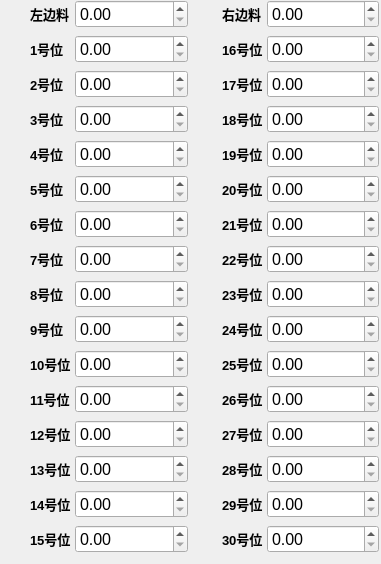
   <widget class="QWidget" name="layoutWidget">
    <property name="geometry">
     <rect>
      <x>40</x>
      <y>110</y>
      <width>381</width>
      <height>481</height>
     </rect>
    </property>
    <layout class="QGridLayout" name="gridLayout">
     <property name="leftMargin">
      <number>0</number>
     </property>
     <property name="topMargin">
      <number>0</number>
     </property>
     <property name="rightMargin">
      <number>2</number>
     </property>
     <property name="horizontalSpacing">
      <number>4</number>
     </property>
     <property name="verticalSpacing">
      <number>7</number>
     </property>
     <item row="12" column="4" colspan="2">
      <widget class="QDoubleSpinBox" name="doubleSpinBox_17">
       <property name="font">
        <font>
         <pointsize>12</pointsize>
        </font>
       </property>
      </widget>
     </item>
     <item row="0" column="1" colspan="2">
      <widget class="QDoubleSpinBox" name="doubleSpinBox_16">
       <property name="font">
        <font>
         <pointsize>12</pointsize>
        </font>
       </property>
      </widget>
     </item>
     <item row="7" column="0">
      <widget class="QLabel" name="label_15">
       <property name="font">
        <font>
         <pointsize>10</pointsize>
         <weight>75</weight>
         <bold>true</bold>
        </font>
       </property>
       <property name="text">
        <string>&lt;html&gt;&lt;head/&gt;&lt;body&gt;&lt;p&gt;&lt;span style=&quot; font-size:10pt;&quot;&gt;7号位&lt;/span&gt;&lt;/p&gt;&lt;/body&gt;&lt;/html&gt;</string>
       </property>
       <property name="indent">
        <number>30</number>
       </property>
      </widget>
     </item>
     <item row="5" column="4" colspan="2">
      <widget class="QDoubleSpinBox" name="doubleSpinBox_26">
       <property name="font">
        <font>
         <pointsize>12</pointsize>
        </font>
       </property>
      </widget>
     </item>
     <item row="1" column="3">
      <widget class="QLabel" name="label_10">
       <property name="font">
        <font>
         <pointsize>10</pointsize>
         <weight>75</weight>
         <bold>true</bold>
        </font>
       </property>
       <property name="text">
        <string>&lt;html&gt;&lt;head/&gt;&lt;body&gt;&lt;p&gt;&lt;span style=&quot; font-size:10pt;&quot;&gt;16号位&lt;/span&gt;&lt;/p&gt;&lt;/body&gt;&lt;/html&gt;</string>
       </property>
       <property name="indent">
        <number>30</number>
       </property>
      </widget>
     </item>
     <item row="5" column="1" colspan="2">
      <widget class="QDoubleSpinBox" name="doubleSpinBox_5">
       <property name="font">
        <font>
         <pointsize>12</pointsize>
        </font>
       </property>
      </widget>
     </item>
     <item row="10" column="3">
      <widget class="QLabel" name="label_26">
       <property name="font">
        <font>
         <pointsize>10</pointsize>
         <weight>75</weight>
         <bold>true</bold>
        </font>
       </property>
       <property name="text">
        <string>&lt;html&gt;&lt;head/&gt;&lt;body&gt;&lt;p&gt;&lt;span style=&quot; font-size:10pt;&quot;&gt;25号位&lt;/span&gt;&lt;/p&gt;&lt;/body&gt;&lt;/html&gt;</string>
       </property>
       <property name="indent">
        <number>30</number>
       </property>
      </widget>
     </item>
     <item row="4" column="4" colspan="2">
      <widget class="QDoubleSpinBox" name="doubleSpinBox_21">
       <property name="font">
        <font>
         <pointsize>12</pointsize>
        </font>
       </property>
      </widget>
     </item>
     <item row="11" column="3">
      <widget class="QLabel" name="label_23">
       <property name="font">
        <font>
         <pointsize>10</pointsize>
         <weight>75</weight>
         <bold>true</bold>
        </font>
       </property>
       <property name="text">
        <string>&lt;html&gt;&lt;head/&gt;&lt;body&gt;&lt;p&gt;&lt;span style=&quot; font-size:10pt;&quot;&gt;26号位&lt;/span&gt;&lt;/p&gt;&lt;/body&gt;&lt;/html&gt;</string>
       </property>
       <property name="indent">
        <number>30</number>
       </property>
      </widget>
     </item>
     <item row="2" column="0">
      <widget class="QLabel" name="label_4">
       <property name="font">
        <font>
         <pointsize>10</pointsize>
         <weight>75</weight>
         <bold>true</bold>
        </font>
       </property>
       <property name="text">
        <string>&lt;html&gt;&lt;head/&gt;&lt;body&gt;&lt;p&gt;&lt;span style=&quot; font-size:10pt;&quot;&gt;2号位&lt;/span&gt;&lt;/p&gt;&lt;/body&gt;&lt;/html&gt;</string>
       </property>
       <property name="indent">
        <number>30</number>
       </property>
      </widget>
     </item>
     <item row="8" column="3">
      <widget class="QLabel" name="label_17">
       <property name="font">
        <font>
         <pointsize>10</pointsize>
         <weight>75</weight>
         <bold>true</bold>
        </font>
       </property>
       <property name="text">
        <string>&lt;html&gt;&lt;head/&gt;&lt;body&gt;&lt;p&gt;&lt;span style=&quot; font-size:10pt;&quot;&gt;23号位&lt;/span&gt;&lt;/p&gt;&lt;/body&gt;&lt;/html&gt;</string>
       </property>
       <property name="indent">
        <number>30</number>
       </property>
      </widget>
     </item>
     <item row="5" column="3">
      <widget class="QLabel" name="label_30">
       <property name="font">
        <font>
         <pointsize>10</pointsize>
         <weight>75</weight>
         <bold>true</bold>
        </font>
       </property>
       <property name="text">
        <string>&lt;html&gt;&lt;head/&gt;&lt;body&gt;&lt;p&gt;&lt;span style=&quot; font-size:10pt;&quot;&gt;20号位&lt;/span&gt;&lt;/p&gt;&lt;/body&gt;&lt;/html&gt;</string>
       </property>
       <property name="indent">
        <number>30</number>
       </property>
      </widget>
     </item>
     <item row="6" column="3">
      <widget class="QLabel" name="label_14">
       <property name="font">
        <font>
         <pointsize>10</pointsize>
         <weight>75</weight>
         <bold>true</bold>
        </font>
       </property>
       <property name="text">
        <string>&lt;html&gt;&lt;head/&gt;&lt;body&gt;&lt;p&gt;&lt;span style=&quot; font-size:10pt;&quot;&gt;21号位&lt;/span&gt;&lt;/p&gt;&lt;/body&gt;&lt;/html&gt;</string>
       </property>
       <property name="indent">
        <number>30</number>
       </property>
      </widget>
     </item>
     <item row="13" column="3">
      <widget class="QLabel" name="label_33">
       <property name="font">
        <font>
         <pointsize>10</pointsize>
         <weight>75</weight>
         <bold>true</bold>
        </font>
       </property>
       <property name="text">
        <string>&lt;html&gt;&lt;head/&gt;&lt;body&gt;&lt;p&gt;&lt;span style=&quot; font-size:10pt;&quot;&gt;28号位&lt;/span&gt;&lt;/p&gt;&lt;/body&gt;&lt;/html&gt;</string>
       </property>
       <property name="indent">
        <number>30</number>
       </property>
      </widget>
     </item>
     <item row="5" column="0">
      <widget class="QLabel" name="label_11">
       <property name="font">
        <font>
         <pointsize>10</pointsize>
         <weight>75</weight>
         <bold>true</bold>
        </font>
       </property>
       <property name="text">
        <string>&lt;html&gt;&lt;head/&gt;&lt;body&gt;&lt;p&gt;&lt;span style=&quot; font-size:10pt;&quot;&gt;5号位&lt;/span&gt;&lt;/p&gt;&lt;/body&gt;&lt;/html&gt;</string>
       </property>
       <property name="indent">
        <number>30</number>
       </property>
      </widget>
     </item>
     <item row="6" column="0">
      <widget class="QLabel" name="label_13">
       <property name="font">
        <font>
         <pointsize>10</pointsize>
         <weight>75</weight>
         <bold>true</bold>
        </font>
       </property>
       <property name="text">
        <string>&lt;html&gt;&lt;head/&gt;&lt;body&gt;&lt;p&gt;&lt;span style=&quot; font-size:10pt;&quot;&gt;6号位&lt;/span&gt;&lt;/p&gt;&lt;/body&gt;&lt;/html&gt;</string>
       </property>
       <property name="indent">
        <number>30</number>
       </property>
      </widget>
     </item>
     <item row="11" column="4" colspan="2">
      <widget class="QDoubleSpinBox" name="doubleSpinBox_18">
       <property name="font">
        <font>
         <pointsize>12</pointsize>
        </font>
       </property>
      </widget>
     </item>
     <item row="6" column="4" colspan="2">
      <widget class="QDoubleSpinBox" name="doubleSpinBox_24">
       <property name="font">
        <font>
         <pointsize>12</pointsize>
        </font>
       </property>
      </widget>
     </item>
     <item row="15" column="4" colspan="2">
      <widget class="QDoubleSpinBox" name="doubleSpinBox_31">
       <property name="font">
        <font>
         <pointsize>12</pointsize>
        </font>
       </property>
      </widget>
     </item>
     <item row="12" column="3">
      <widget class="QLabel" name="label_25">
       <property name="font">
        <font>
         <pointsize>10</pointsize>
         <weight>75</weight>
         <bold>true</bold>
        </font>
       </property>
       <property name="text">
        <string>&lt;html&gt;&lt;head/&gt;&lt;body&gt;&lt;p&gt;&lt;span style=&quot; font-size:10pt;&quot;&gt;27号位&lt;/span&gt;&lt;/p&gt;&lt;/body&gt;&lt;/html&gt;</string>
       </property>
       <property name="indent">
        <number>30</number>
       </property>
      </widget>
     </item>
     <item row="2" column="3">
      <widget class="QLabel" name="label_5">
       <property name="font">
        <font>
         <pointsize>10</pointsize>
         <weight>75</weight>
         <bold>true</bold>
        </font>
       </property>
       <property name="text">
        <string>&lt;html&gt;&lt;head/&gt;&lt;body&gt;&lt;p&gt;&lt;span style=&quot; font-size:10pt;&quot;&gt;17号位&lt;/span&gt;&lt;/p&gt;&lt;/body&gt;&lt;/html&gt;</string>
       </property>
       <property name="indent">
        <number>30</number>
       </property>
      </widget>
     </item>
     <item row="8" column="1" colspan="2">
      <widget class="QDoubleSpinBox" name="doubleSpinBox_8">
       <property name="font">
        <font>
         <pointsize>12</pointsize>
        </font>
       </property>
      </widget>
     </item>
     <item row="10" column="1" colspan="2">
      <widget class="QDoubleSpinBox" name="doubleSpinBox_10">
       <property name="font">
        <font>
         <pointsize>12</pointsize>
        </font>
       </property>
      </widget>
     </item>
     <item row="1" column="0">
      <widget class="QLabel" name="label_2">
       <property name="font">
        <font>
         <pointsize>10</pointsize>
         <weight>75</weight>
         <bold>true</bold>
        </font>
       </property>
       <property name="text">
        <string>&lt;html&gt;&lt;head/&gt;&lt;body&gt;&lt;p&gt;&lt;span style=&quot; font-size:10pt;&quot;&gt;1号位&lt;/span&gt;&lt;/p&gt;&lt;/body&gt;&lt;/html&gt;</string>
       </property>
       <property name="indent">
        <number>30</number>
       </property>
      </widget>
     </item>
     <item row="14" column="0">
      <widget class="QLabel" name="label_28">
       <property name="font">
        <font>
         <pointsize>10</pointsize>
         <weight>75</weight>
         <bold>true</bold>
        </font>
       </property>
       <property name="text">
        <string>&lt;html&gt;&lt;head/&gt;&lt;body&gt;&lt;p&gt;&lt;span style=&quot; font-size:10pt;&quot;&gt;14号位&lt;/span&gt;&lt;/p&gt;&lt;/body&gt;&lt;/html&gt;</string>
       </property>
       <property name="indent">
        <number>30</number>
       </property>
      </widget>
     </item>
     <item row="2" column="4" colspan="2">
      <widget class="QDoubleSpinBox" name="doubleSpinBox_20">
       <property name="font">
        <font>
         <pointsize>12</pointsize>
        </font>
       </property>
      </widget>
     </item>
     <item row="13" column="0">
      <widget class="QLabel" name="label_19">
       <property name="font">
        <font>
         <pointsize>10</pointsize>
         <weight>75</weight>
         <bold>true</bold>
        </font>
       </property>
       <property name="text">
        <string>&lt;html&gt;&lt;head/&gt;&lt;body&gt;&lt;p&gt;&lt;span style=&quot; font-size:10pt;&quot;&gt;13号位&lt;/span&gt;&lt;/p&gt;&lt;/body&gt;&lt;/html&gt;</string>
       </property>
       <property name="indent">
        <number>30</number>
       </property>
      </widget>
     </item>
     <item row="13" column="4" colspan="2">
      <widget class="QDoubleSpinBox" name="doubleSpinBox_28">
       <property name="font">
        <font>
         <pointsize>12</pointsize>
        </font>
       </property>
      </widget>
     </item>
     <item row="14" column="3">
      <widget class="QLabel" name="label_29">
       <property name="font">
        <font>
         <pointsize>10</pointsize>
         <weight>75</weight>
         <bold>true</bold>
        </font>
       </property>
       <property name="text">
        <string>&lt;html&gt;&lt;head/&gt;&lt;body&gt;&lt;p&gt;&lt;span style=&quot; font-size:10pt;&quot;&gt;29号位&lt;/span&gt;&lt;/p&gt;&lt;/body&gt;&lt;/html&gt;</string>
       </property>
       <property name="indent">
        <number>30</number>
       </property>
      </widget>
     </item>
     <item row="1" column="1" colspan="2">
      <widget class="QDoubleSpinBox" name="doubleSpinBox">
       <property name="font">
        <font>
         <pointsize>12</pointsize>
        </font>
       </property>
      </widget>
     </item>
     <item row="8" column="0">
      <widget class="QLabel" name="label_16">
       <property name="font">
        <font>
         <pointsize>10</pointsize>
         <weight>75</weight>
         <bold>true</bold>
        </font>
       </property>
       <property name="text">
        <string>&lt;html&gt;&lt;head/&gt;&lt;body&gt;&lt;p&gt;&lt;span style=&quot; font-size:10pt;&quot;&gt;8号位&lt;/span&gt;&lt;/p&gt;&lt;/body&gt;&lt;/html&gt;</string>
       </property>
       <property name="indent">
        <number>30</number>
       </property>
      </widget>
     </item>
     <item row="0" column="4" colspan="2">
      <widget class="QDoubleSpinBox" name="doubleSpinBox_30">
       <property name="font">
        <font>
         <pointsize>12</pointsize>
        </font>
       </property>
      </widget>
     </item>
     <item row="12" column="1" colspan="2">
      <widget class="QDoubleSpinBox" name="doubleSpinBox_12">
       <property name="font">
        <font>
         <pointsize>12</pointsize>
        </font>
       </property>
      </widget>
     </item>
     <item row="9" column="4" colspan="2">
      <widget class="QDoubleSpinBox" name="doubleSpinBox_29">
       <property name="font">
        <font>
         <pointsize>12</pointsize>
        </font>
       </property>
      </widget>
     </item>
     <item row="7" column="4" colspan="2">
      <widget class="QDoubleSpinBox" name="doubleSpinBox_32">
       <property name="font">
        <font>
         <pointsize>12</pointsize>
        </font>
       </property>
      </widget>
     </item>
     <item row="9" column="3">
      <widget class="QLabel" name="label_21">
       <property name="font">
        <font>
         <pointsize>10</pointsize>
         <weight>75</weight>
         <bold>true</bold>
        </font>
       </property>
       <property name="text">
        <string>&lt;html&gt;&lt;head/&gt;&lt;body&gt;&lt;p&gt;&lt;span style=&quot; font-size:10pt;&quot;&gt;24号位&lt;/span&gt;&lt;/p&gt;&lt;/body&gt;&lt;/html&gt;</string>
       </property>
       <property name="indent">
        <number>30</number>
       </property>
      </widget>
     </item>
     <item row="4" column="0">
      <widget class="QLabel" name="label_9">
       <property name="font">
        <font>
         <pointsize>10</pointsize>
         <weight>75</weight>
         <bold>true</bold>
        </font>
       </property>
       <property name="text">
        <string>&lt;html&gt;&lt;head/&gt;&lt;body&gt;&lt;p&gt;&lt;span style=&quot; font-size:10pt;&quot;&gt;4号位&lt;/span&gt;&lt;/p&gt;&lt;/body&gt;&lt;/html&gt;</string>
       </property>
       <property name="indent">
        <number>30</number>
       </property>
      </widget>
     </item>
     <item row="9" column="0">
      <widget class="QLabel" name="label_18">
       <property name="font">
        <font>
         <pointsize>10</pointsize>
         <weight>75</weight>
         <bold>true</bold>
        </font>
       </property>
       <property name="text">
        <string>&lt;html&gt;&lt;head/&gt;&lt;body&gt;&lt;p&gt;&lt;span style=&quot; font-size:10pt;&quot;&gt;9号位&lt;/span&gt;&lt;/p&gt;&lt;/body&gt;&lt;/html&gt;</string>
       </property>
       <property name="indent">
        <number>30</number>
       </property>
      </widget>
     </item>
     <item row="14" column="1" colspan="2">
      <widget class="QDoubleSpinBox" name="doubleSpinBox_14">
       <property name="font">
        <font>
         <pointsize>12</pointsize>
        </font>
       </property>
      </widget>
     </item>
     <item row="7" column="3">
      <widget class="QLabel" name="label_31">
       <property name="font">
        <font>
         <pointsize>10</pointsize>
         <weight>75</weight>
         <bold>true</bold>
        </font>
       </property>
       <property name="text">
        <string>&lt;html&gt;&lt;head/&gt;&lt;body&gt;&lt;p&gt;&lt;span style=&quot; font-size:10pt;&quot;&gt;22号位&lt;/span&gt;&lt;/p&gt;&lt;/body&gt;&lt;/html&gt;</string>
       </property>
       <property name="indent">
        <number>30</number>
       </property>
      </widget>
     </item>
     <item row="10" column="4" colspan="2">
      <widget class="QDoubleSpinBox" name="doubleSpinBox_23">
       <property name="font">
        <font>
         <pointsize>12</pointsize>
        </font>
       </property>
      </widget>
     </item>
     <item row="8" column="4" colspan="2">
      <widget class="QDoubleSpinBox" name="doubleSpinBox_22">
       <property name="font">
        <font>
         <pointsize>12</pointsize>
        </font>
       </property>
      </widget>
     </item>
     <item row="6" column="1" colspan="2">
      <widget class="QDoubleSpinBox" name="doubleSpinBox_6">
       <property name="font">
        <font>
         <pointsize>12</pointsize>
        </font>
       </property>
      </widget>
     </item>
     <item row="3" column="4" colspan="2">
      <widget class="QDoubleSpinBox" name="doubleSpinBox_27">
       <property name="font">
        <font>
         <pointsize>12</pointsize>
        </font>
       </property>
      </widget>
     </item>
     <item row="3" column="0">
      <widget class="QLabel" name="label_6">
       <property name="font">
        <font>
         <pointsize>10</pointsize>
         <weight>75</weight>
         <bold>true</bold>
        </font>
       </property>
       <property name="text">
        <string>&lt;html&gt;&lt;head/&gt;&lt;body&gt;&lt;p&gt;&lt;span style=&quot; font-size:10pt;&quot;&gt;3号位&lt;/span&gt;&lt;/p&gt;&lt;/body&gt;&lt;/html&gt;</string>
       </property>
       <property name="indent">
        <number>30</number>
       </property>
      </widget>
     </item>
     <item row="15" column="0">
      <widget class="QLabel" name="label_27">
       <property name="font">
        <font>
         <pointsize>10</pointsize>
         <weight>75</weight>
         <bold>true</bold>
        </font>
       </property>
       <property name="text">
        <string>&lt;html&gt;&lt;head/&gt;&lt;body&gt;&lt;p&gt;&lt;span style=&quot; font-size:10pt;&quot;&gt;15号位&lt;/span&gt;&lt;/p&gt;&lt;/body&gt;&lt;/html&gt;</string>
       </property>
       <property name="indent">
        <number>30</number>
       </property>
      </widget>
     </item>
     <item row="1" column="4" colspan="2">
      <widget class="QDoubleSpinBox" name="doubleSpinBox_19">
       <property name="font">
        <font>
         <pointsize>12</pointsize>
        </font>
       </property>
      </widget>
     </item>
     <item row="11" column="1" colspan="2">
      <widget class="QDoubleSpinBox" name="doubleSpinBox_11">
       <property name="font">
        <font>
         <pointsize>12</pointsize>
        </font>
       </property>
      </widget>
     </item>
     <item row="10" column="0">
      <widget class="QLabel" name="label_20">
       <property name="font">
        <font>
         <pointsize>10</pointsize>
         <weight>75</weight>
         <bold>true</bold>
        </font>
       </property>
       <property name="text">
        <string>&lt;html&gt;&lt;head/&gt;&lt;body&gt;&lt;p&gt;&lt;span style=&quot; font-size:10pt;&quot;&gt;10号位&lt;/span&gt;&lt;/p&gt;&lt;/body&gt;&lt;/html&gt;</string>
       </property>
       <property name="indent">
        <number>30</number>
       </property>
      </widget>
     </item>
     <item row="3" column="3">
      <widget class="QLabel" name="label_7">
       <property name="font">
        <font>
         <pointsize>10</pointsize>
         <weight>75</weight>
         <bold>true</bold>
        </font>
       </property>
       <property name="text">
        <string>&lt;html&gt;&lt;head/&gt;&lt;body&gt;&lt;p&gt;&lt;span style=&quot; font-size:10pt;&quot;&gt;18号位&lt;/span&gt;&lt;/p&gt;&lt;/body&gt;&lt;/html&gt;</string>
       </property>
       <property name="indent">
        <number>30</number>
       </property>
      </widget>
     </item>
     <item row="15" column="1" colspan="2">
      <widget class="QDoubleSpinBox" name="doubleSpinBox_15">
       <property name="font">
        <font>
         <pointsize>12</pointsize>
        </font>
       </property>
      </widget>
     </item>
     <item row="7" column="1" colspan="2">
      <widget class="QDoubleSpinBox" name="doubleSpinBox_7">
       <property name="font">
        <font>
         <pointsize>12</pointsize>
        </font>
       </property>
      </widget>
     </item>
     <item row="11" column="0">
      <widget class="QLabel" name="label_22">
       <property name="font">
        <font>
         <pointsize>10</pointsize>
         <weight>75</weight>
         <bold>true</bold>
        </font>
       </property>
       <property name="text">
        <string>&lt;html&gt;&lt;head/&gt;&lt;body&gt;&lt;p&gt;&lt;span style=&quot; font-size:10pt;&quot;&gt;11号位&lt;/span&gt;&lt;/p&gt;&lt;/body&gt;&lt;/html&gt;</string>
       </property>
       <property name="indent">
        <number>30</number>
       </property>
      </widget>
     </item>
     <item row="4" column="3">
      <widget class="QLabel" name="label_12">
       <property name="font">
        <font>
         <pointsize>10</pointsize>
         <weight>75</weight>
         <bold>true</bold>
        </font>
       </property>
       <property name="text">
        <string>&lt;html&gt;&lt;head/&gt;&lt;body&gt;&lt;p&gt;&lt;span style=&quot; font-size:10pt;&quot;&gt;19号位&lt;/span&gt;&lt;/p&gt;&lt;/body&gt;&lt;/html&gt;</string>
       </property>
       <property name="indent">
        <number>30</number>
       </property>
      </widget>
     </item>
     <item row="14" column="4" colspan="2">
      <widget class="QDoubleSpinBox" name="doubleSpinBox_25">
       <property name="font">
        <font>
         <pointsize>12</pointsize>
        </font>
       </property>
      </widget>
     </item>
     <item row="15" column="3">
      <widget class="QLabel" name="label_32">
       <property name="font">
        <font>
         <pointsize>10</pointsize>
         <weight>75</weight>
         <bold>true</bold>
        </font>
       </property>
       <property name="text">
        <string>&lt;html&gt;&lt;head/&gt;&lt;body&gt;&lt;p&gt;&lt;span style=&quot; font-size:10pt;&quot;&gt;30号位&lt;/span&gt;&lt;/p&gt;&lt;/body&gt;&lt;/html&gt;</string>
       </property>
       <property name="indent">
        <number>30</number>
       </property>
      </widget>
     </item>
     <item row="2" column="1" colspan="2">
      <widget class="QDoubleSpinBox" name="doubleSpinBox_2">
       <property name="font">
        <font>
         <pointsize>12</pointsize>
        </font>
       </property>
      </widget>
     </item>
     <item row="4" column="1" colspan="2">
      <widget class="QDoubleSpinBox" name="doubleSpinBox_4">
       <property name="font">
        <font>
         <pointsize>12</pointsize>
        </font>
       </property>
      </widget>
     </item>
     <item row="9" column="1" colspan="2">
      <widget class="QDoubleSpinBox" name="doubleSpinBox_9">
       <property name="font">
        <font>
         <pointsize>12</pointsize>
        </font>
       </property>
      </widget>
     </item>
     <item row="12" column="0">
      <widget class="QLabel" name="label_24">
       <property name="font">
        <font>
         <pointsize>10</pointsize>
         <weight>75</weight>
         <bold>true</bold>
        </font>
       </property>
       <property name="text">
        <string>&lt;html&gt;&lt;head/&gt;&lt;body&gt;&lt;p&gt;&lt;span style=&quot; font-size:10pt;&quot;&gt;12号位&lt;/span&gt;&lt;/p&gt;&lt;/body&gt;&lt;/html&gt;</string>
       </property>
       <property name="indent">
        <number>30</number>
       </property>
      </widget>
     </item>
     <item row="3" column="1" colspan="2">
      <widget class="QDoubleSpinBox" name="doubleSpinBox_3">
       <property name="font">
        <font>
         <pointsize>12</pointsize>
        </font>
       </property>
      </widget>
     </item>
     <item row="0" column="0">
      <widget class="QLabel" name="label_3">
       <property name="font">
        <font>
         <pointsize>10</pointsize>
         <weight>75</weight>
         <bold>true</bold>
        </font>
       </property>
       <property name="text">
        <string>&lt;html&gt;&lt;head/&gt;&lt;body&gt;&lt;p&gt;左边料&lt;/p&gt;&lt;/body&gt;&lt;/html&gt;</string>
       </property>
       <property name="indent">
        <number>30</number>
       </property>
      </widget>
     </item>
     <item row="0" column="3">
      <widget class="QLabel" name="label_8">
       <property name="font">
        <font>
         <pointsize>10</pointsize>
         <weight>75</weight>
         <bold>true</bold>
        </font>
       </property>
       <property name="layoutDirection">
        <enum>Qt::LeftToRight</enum>
       </property>
       <property name="text">
        <string>&lt;html&gt;&lt;head/&gt;&lt;body&gt;&lt;p&gt;  右边料&lt;/p&gt;&lt;/body&gt;&lt;/html&gt;</string>
       </property>
       <property name="margin">
        <number>0</number>
       </property>
       <property name="indent">
        <number>30</number>
       </property>
      </widget>
     </item>
     <item row="13" column="1" colspan="2">
      <widget class="QDoubleSpinBox" name="doubleSpinBox_13">
       <property name="font">
        <font>
         <pointsize>12</pointsize>
        </font>
       </property>
      </widget>
     </item>
    </layout>
   </widget>
